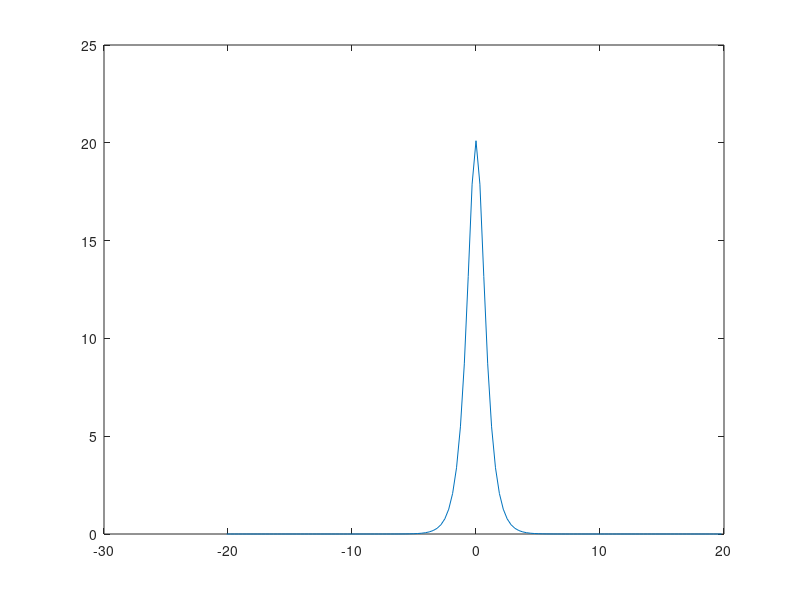

Here is the MATLAB script that generated this plot:
clear all; close all; clc;

L=20; # Number of fundamental frequencies
n=128;

x2=linspace(-L/2,L/2,n+1); x=x2(1:n);

# Frequencies
k=(2*pi/L)*[0:n/2-1 -n/2:-1];

u=sech(x); #function
ud=-sech(x).*tanh(x); #first deriv (exact)
u2d=sech(x)-2*sech(x).^3;#second deriv (exact)

ut=fft(u); # Fourier Transform

uds=ifft( (i*k).*ut ); # Approximate first deriv
u2ds=ifft( (i*k).^2.*ut ); # Approximate second deriv

ks=fftshift(k);
# X axis is Frequencies
#plot(x,u);
plot(ks,abs(fftshift(ut)))
#plot(x,ud,'r', x,uds,'mo');
# ^^^ Plots the strength of each frequency

